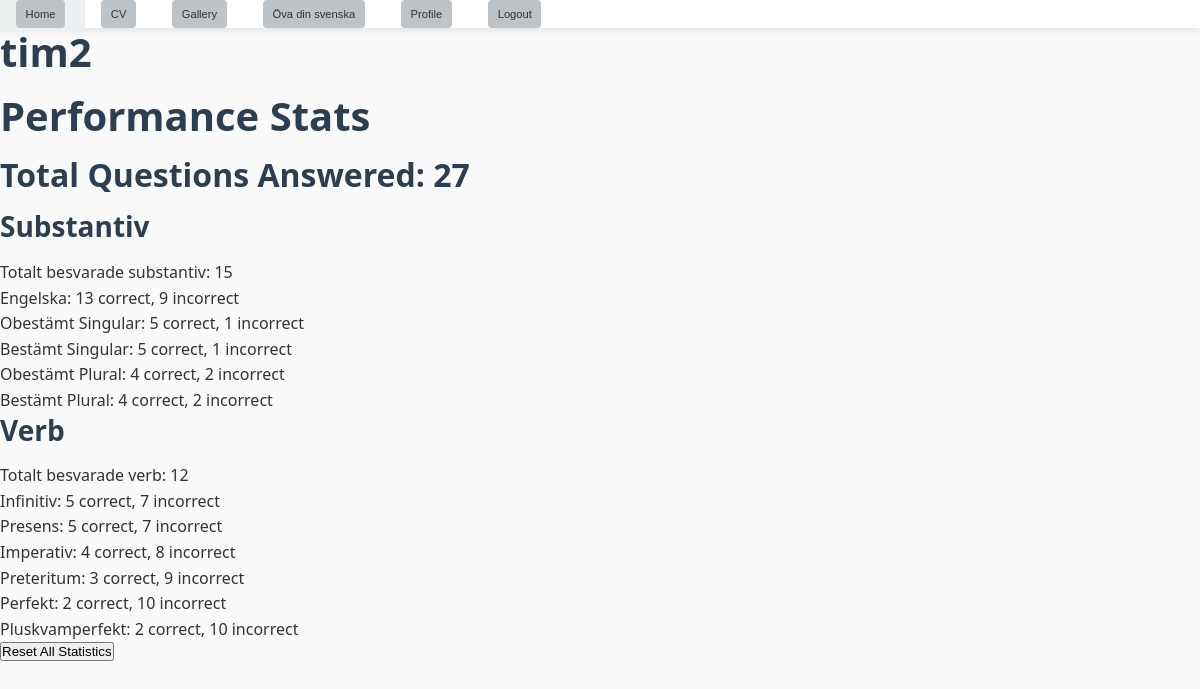
The app's page /accounts/profile/ (signed in) with its own data.
### accounts/models.py (models this page shows, shortened)
class CustomUser(AbstractUser):
    total_answered = models.IntegerField(default=0)
    total_substantiv_answered = models.IntegerField(default=0)
    total_verb_answered = models.IntegerField(default=0)
    engelska_correct = models.IntegerField(default=0)
    engelska_incorrect = models.IntegerField(default=0)
    obestamt_singular_correct = models.IntegerField(default=0)
    obestamt_singular_incorrect = models.IntegerField(default=0)
    bestamt_singular_correct = models.IntegerField(default=0)
    bestamt_singular_incorrect = models.IntegerField(default=0)
    obestamt_plural_correct = models.IntegerField(default=0)
    obestamt_plural_incorrect = models.IntegerField(default=0)
    bestamt_plural_correct = models.IntegerField(default=0)
    bestamt_plural_incorrect = models.IntegerField(default=0)
    infinitiv_correct = models.IntegerField(default=0)
    infinitiv_incorrect = models.IntegerField(default=0)
    presens_correct = models.IntegerField(default=0)
    presens_incorrect = models.IntegerField(default=0)
    imperativ_correct = models.IntegerField(default=0)
    imperativ_incorrect = models.IntegerField(default=0)
    preteritum_correct = models.IntegerField(default=0)
    preteritum_incorrect = models.IntegerField(default=0)
    perfekt_correct = models.IntegerField(default=0)
    perfekt_incorrect = models.IntegerField(default=0)
    pluskvamperfekt_correct = models.IntegerField(default=0)
    pluskvamperfekt_incorrect = models.IntegerField(default=0)
    groups = models.ManyToManyField(
        'auth.Group',
        related_name='custom_user_set',
        blank=True,
        help_text='The groups this user belongs to.',
        verbose_name='groups'
    )
    user_permissions = models.ManyToManyField(
        'auth.Permission',
        related_name='custom_user_permissions_set',
        blank=True,
        help_text='Specific permissions for this user.',
        verbose_name='user permissions'
    )

### accounts/views.py (the view)
# urls.py: path('profile/', views.profile_view, name='profile'),
def profile_view(request):
    user = request.user
    return render(request, 'profile.html', {'user': user})

### accounts/templates/profile.html (shortened to what this page needs)
{% extends "base.html" %}
{% load static %}
{% block content %}
<body>
    <h1>{{ user.username }}</h1>
    <h1>Performance Stats</h2>
    <h2>Total Questions Answered: {{ user.total_answered }}</h2>
    <h3>Substantiv</h3>
    <ul>
        <li>Totalt besvarade substantiv: {{ user.total_substantiv_answered }}</li>
        <li>Engelska: {{ user.engelska_correct }} correct, {{ user.engelska_incorrect }} incorrect</li>
        <li>Obestämt Singular: {{ user.obestamt_singular_correct }} correct, {{ user.obestamt_singular_incorrect }} incorrect</li>
        <li>Bestämt Singular: {{ user.bestamt_singular_correct }} correct, {{ user.bestamt_singular_incorrect }} incorrect</li>
        <li>Obestämt Plural: {{ user.obestamt_plural_correct }} correct, {{ user.obestamt_plural_incorrect }} incorrect</li>
        <li>Bestämt Plural: {{ user.bestamt_plural_correct }} correct, {{ user.bestamt_plural_incorrect }} incorrect</li>
    </ul>
    <h3>Verb</h3>
    <ul>
        <li>Totalt besvarade verb: {{ user.total_verb_answered }}</li>
        <li>Infinitiv: {{ user.infinitiv_correct|default:0 }} correct, {{ user.infinitiv_incorrect|default:0 }} incorrect</li>
        <li>Presens: {{ user.presens_correct }} correct, {{ user.presens_incorrect }} incorrect</li>
        <li>Imperativ: {{ user.imperativ_correct }} correct, {{ user.imperativ_incorrect }} incorrect</li>
        <li>Preteritum: {{ user.preteritum_correct }} correct, {{ user.preteritum_incorrect }} incorrect</li>
        <li>Perfekt: {{ user.perfekt_correct }} correct, {{ user.perfekt_incorrect }} incorrect</li>
        <li>Pluskvamperfekt: {{ user.pluskvamperfekt_correct }} correct, {{ user.pluskvamperfekt_incorrect }} incorrect</li>
    </ul>
    <form method="post" action="{% url 'reset_stats' %}" onsubmit="return confirm('Are you sure you want to reset all your statistics? This action cannot be undone.');">
        <button type="submit">Reset All Statistics</button>
    </form>
</body>
{% endblock %}

### timpage/static/base.css (style rules this page uses)
:root { --primary-color: #006AA7; --primary-hover: #6293af; --secondary-color: #FECC02; --secondary-hover: #ffdd57; --accent-color: #e74c3c; --accent-hover: #c0392b; --dark-color: #2c3e50; --light-color: #ecf0f1; --medium-color: #bdc3c7; --text-color: #333; --text-light: #7f8c8d; --border-radius: 4px; --box-shadow: 0 2px 10px rgba(0, 0, 0, 0.1); --transition: all 0.3s ease; }
* { margin: 0; padding: 0; box-sizing: border-box; }
html { font-size: 16px; scroll-behavior: smooth; }
body { font-family: 'Segoe UI', Tahoma, Geneva, Verdana, sans-serif; line-height: 1.6; color: var(--text-color); background-color: #f9f9f9; }
h1, h2, h3, h4, h5, h6 { line-height: 1.2; margin-bottom: 1rem; color: var(--dark-color); }
h1 { font-size: 2.5rem; }
h2 { font-size: 2rem; }
h3 { font-size: 1.75rem; }

### records on screen
CustomUser: username "tim2", total_answered "27", total_substantiv_answered "15", engelska_correct "13", engelska_incorrect "9", obestamt_singular_correct "5", obestamt_singular_incorrect "1", bestamt_singular_correct "5", bestamt_singular_incorrect "1", obestamt_plural_correct "4", obestamt_plural_incorrect "2", bestamt_plural_correct "4", bestamt_plural_incorrect "2", total_verb_answered "12", infinitiv_correct "5", infinitiv_incorrect "7", presens_correct "5", presens_incorrect "7", imperativ_correct "4", imperativ_incorrect "8", preteritum_correct "3", preteritum_incorrect "9", perfekt_correct "2", perfekt_incorrect "10", pluskvamperfekt_correct "2", pluskvamperfekt_incorrect "10"
